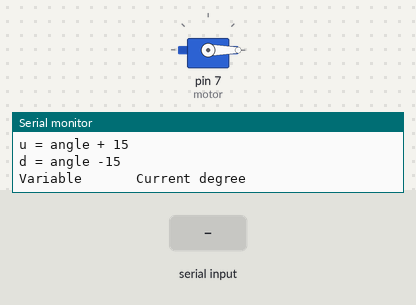
The sketch below on a simulated Arduino Uno, built with avr-gcc and run on an emulated ATmega328P. Parts: servo, the last lines printed to the serial monitor. The inputs (shaded band) are chosen by the test bench.

Above: at 1.2 s.
1.3 s: "u\n" received over Serial
At 2.5 s:
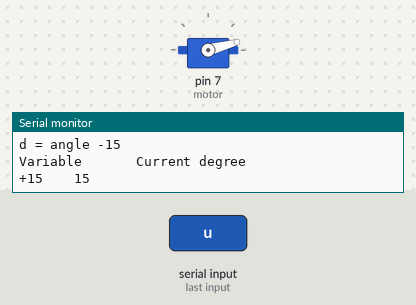
2.8 s: byte 117 ('u') received over Serial
At 3.7 s:
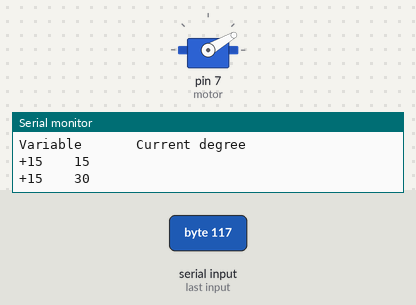
4.3 s: "u\n" received over Serial
At 4.8 s:
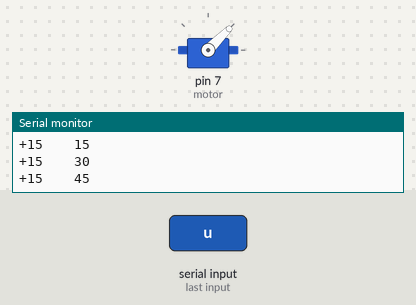
5.8 s: byte 117 ('u') received over Serial
At 7.0 s:
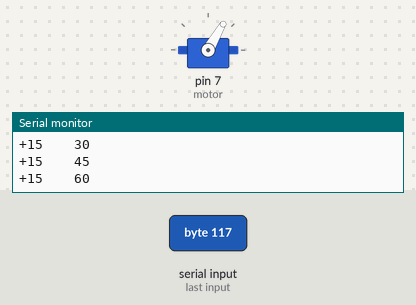
7.3 s: "d\n" received over Serial
At 8.3 s:
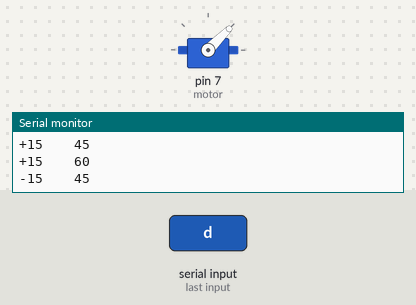
Timing chart, 0 to 9.8 s (numbered marks = the images above; inputs shaded):
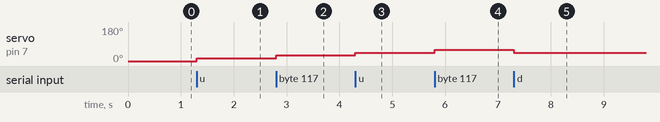

Measured:
- after the input at 1.3 s, servo on pin 7 (motor): 0° → 15° at once
- after the input at 2.8 s, servo on pin 7 (motor): 15° → 30° at once
- after the input at 4.3 s, servo on pin 7 (motor): 30° → 45° at once
- after the input at 5.8 s, servo on pin 7 (motor): 45° → 60° at once
- after the input at 7.3 s, servo on pin 7 (motor): 60° → 45° at once

The sketch:

arduino_move_manual.ino
```cpp
/*

*/
#include <Servo.h>                     //servo 함수 호출
Servo servo;                           //Servo 객체 생성

int motor = 7;
int angle = 0;
void setup(){                          //처음 시작히전에 Servo의 핀과 Serial 창을 띠우기 위해 셋팅을 한다.
  servo.attach(motor);                     //서보 모터의 signal 핀을 자신이 꼽은 곳에 설정한다.
  Serial.begin(9600);                  //Serial 창을 띠우고 통신 속도를 입력한다 Serial.begin(speed)

  Serial.println("Enter the u or d");
  Serial.println("u = angle + 15");
  Serial.println("d = angle -15\n");
  Serial.println("Variable       Current degree");
  servo.write(0);
}
void loop(){                           //무한으로 반복할 알고리즘을 적기 위한 공간이다.
if(Serial.available())  // 시리얼모니터가 사용가능할 때
  {
    char input = Serial.read(); // 문자 입력받기

    if(input == 'u')    // u 키를 누를 때
    {
      Serial.print("+15");  // '+15'를 시리얼 모니터에 출력
      if(angle>=180){
      angle = 180;
      Serial.print("각도를 더 늘릴수 없습니다!");}
      else{
      angle +=15;

        servo.write(angle);
        delay(10);

      Serial.print("\t\t");
      Serial.println(angle);}  // 현재 각도 출력
    }
    else if(input == 'd')   // 'd'키를 입력했을 때
    {
      Serial.print("-15");  // '-15'를 시리얼 모니터에 출력
      if(angle<=0){
      angle = 0;
      Serial.print("각도를 더 줄일수 없습니다!");}
      else{
      angle -=15;

        servo.write(angle);
        delay(10);

      Serial.print("\t\t");
      Serial.println(angle);}  // 현재 각도 출력
    }
    else if(input == '\n')
    {
      Serial.println("");
    }
    else
    {
      Serial.println("잘못된 입력입니다!!");
    }
    }
  }
```
